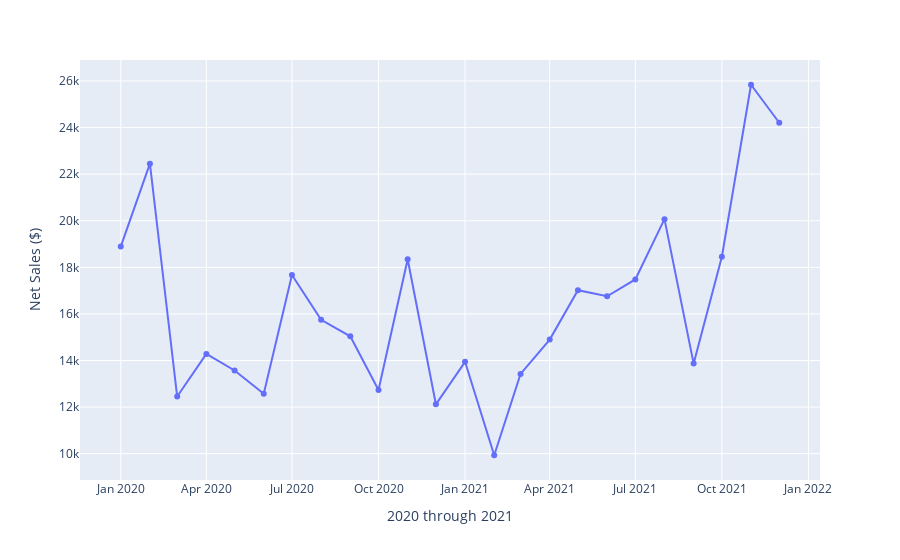

Source (notebook cell):
### Code cell
x=International_month_df.date
y=International_month_df.sum_net_sales
fig98 = px.line(df, x=x, y=y,
                ##title="Vitamin Ventures International Sales - 2020 through 2021",
                labels=dict(x="2020 through 2021",
                        y="Net Sales ($)"),
                markers = True
                            )
                
fig98.show()
fig98.write_html("../Graphs/International_Sales_Line.html")

### Figure 1 — Plotly figure (JSON) as saved in the notebook; plotly's stock layout.template omitted (floating-point values rounded to 4 significant figures)
{"data": [{"hovertemplate": "2020 through 2021=%{x}<br>Net Sales ($)=%{y}<extra></extra>", "legendgroup": "", "line": {"color": "#636efa", "dash": "solid"}, "marker": {"symbol": "circle"}, "mode": "markers+lines", "name": "", "orientation": "v", "showlegend": false, "type": "scatter", "x": ["2020-01-01", "2020-02-01", "2020-03-01", "2020-04-01", "2020-05-01", "2020-06-01", "2020-07-01", "2020-08-01", "2020-09-01", "2020-10-01", "2020-11-01", "2020-12-01", "2021-01-01", "2021-02-01", "2021-03-01", "2021-04-01", "2021-05-01", "2021-06-01", "2021-07-01", "2021-08-01", "2021-09-01", "2021-10-01", "2021-11-01", "2021-12-01"], "xaxis": "x", "y": [18890.0, 22450.0, 12450.0, 14280.0, 13570.0, 12580.0, 17670.0, 15750.0, 15040.0, 12740.0, 18350.0, 12120.0, 13940.0, 9932.0, 13420.0, 14900.0, 17020.0, 16760.0, 17480.0, 20070.0, 13870.0, 18460.0, 25840.0, 24210.0], "yaxis": "y"}], "layout": {"legend": {"tracegroupgap": 0}, "margin": {"t": 60}, "xaxis": {"anchor": "y", "domain": [0, 1], "title": {"text": "2020 through 2021"}}, "yaxis": {"anchor": "x", "domain": [0, 1], "title": {"text": "Net Sales ($)"}}}}
